Frame 1 (no input): blank canvas, image omitted
Frame 60 (no input): blank canvas, image omitted
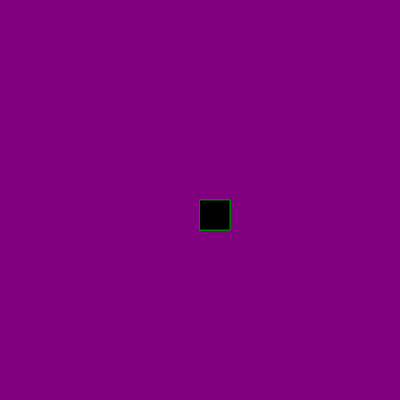
Frame 120 (the mouse pressed at the canvas centre since frame 60)

The p5.js sketch whose frames 1 and 60 were blank and that drew this single picture after the mouse press (run headless with seeded random() and noise() and a simulated clock; from frame 60 on, the mouse is pressed at the canvas centre):

// p5.js sketch
// ── sketch.js
function setup() {
    createCanvas(400, 400);
    background("purple");
  } 
  function draw() {
   
  
    stroke("green");
    fill("black");
  
    // console.log(mouseIsPressed)
    if (mouseIsPressed) {
      rect(mouseX, mouseY, 30, 30);
    }
  }
  
